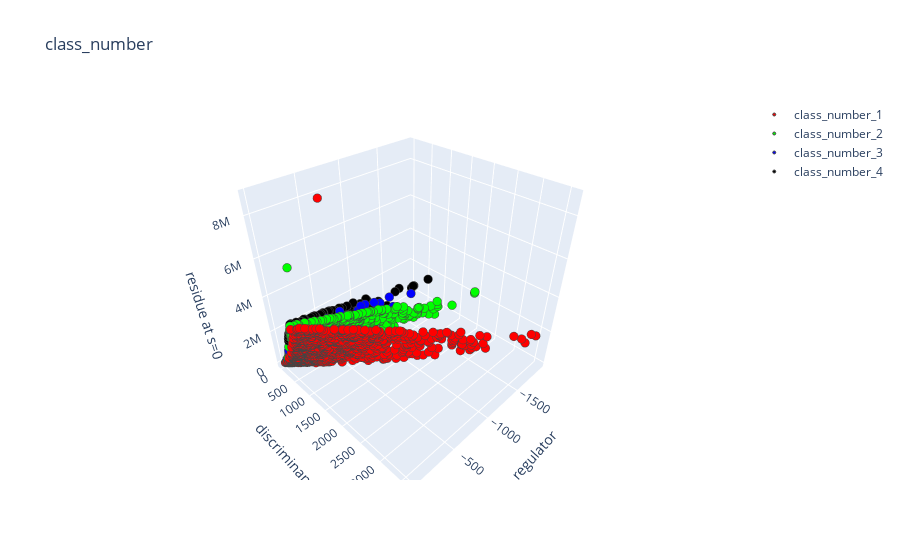

The code cell stored with this chart in its notebook:
### Markdown cell above
## Visualization

### Code cell
df_plot = df_all.sample(4000)

dr1 = go.Scatter3d(
    x=df_plot[df_plot['class_number'] == NEW_CLASS_NAME_ONE]['res_s=0'],
    y=df_plot[df_plot['class_number'] == NEW_CLASS_NAME_ONE]['regulator'],
    z=df_plot[df_plot['class_number'] == NEW_CLASS_NAME_ONE]['discriminant'],
    mode='markers',
    marker = dict(size=3,
                  color='rgb(255,0,0)',
                  line=dict(width=1)),
    name ='class_number_1'
)
dr2 = go.Scatter3d(
    x=df_plot[df_plot['class_number'] == NEW_CLASS_NAME_TWO]['res_s=0'],
    y=df_plot[df_plot['class_number'] == NEW_CLASS_NAME_TWO]['regulator'],
    z=df_plot[df_plot['class_number'] == NEW_CLASS_NAME_TWO]['discriminant'],
    mode='markers',
    marker = dict(size=3,
                  color='rgb(0,255,0)',
                  line=dict(width=1)),
    name ='class_number_2'
)
dr3 = go.Scatter3d(
    x=df_plot[df_plot['class_number'] == NEW_CLASS_NAME_THREE]['res_s=0'],
    y=df_plot[df_plot['class_number'] == NEW_CLASS_NAME_THREE]['regulator'],
    z=df_plot[df_plot['class_number'] == NEW_CLASS_NAME_THREE]['discriminant'],
    mode='markers',
    marker = dict(size=3,
                  color='rgb(0,0,255)',
                  line=dict(width=1)),
    name ='class_number_3'
)
dr4 = go.Scatter3d(
    x=df_plot[df_plot['class_number'] == NEW_CLASS_NAME_FOUR]['res_s=0'],
    y=df_plot[df_plot['class_number'] == NEW_CLASS_NAME_FOUR]['regulator'],
    z=df_plot[df_plot['class_number'] == NEW_CLASS_NAME_FOUR]['discriminant'],
    mode='markers',
    marker = dict(size=3,
                  color='rgb(0,0,0)',
                  line=dict(width=1)),
    name ='class_number_4'
)
data = [dr1, dr2, dr3, dr4]
layout = go.Layout(
    title='class_number',
    scene = dict(
        xaxis = dict(title='regulator'),
        yaxis = dict(title='discriminant'),
        zaxis = dict(title='residue at s=0'),)
)
fig = go.Figure(data=data, layout=layout)
py.iplot(fig, filename='class_number')
fig.write_html("C:/Temp/class_number.html")

### Figure 1 — Plotly figure (JSON) as saved in the notebook; plotly's stock layout.template omitted (floating-point values rounded to 4 significant figures; data arrays with more than 128 entries replaced by an {"elided": "..."} marker saying what was removed)
{"data": [{"marker": {"color": "rgb(255,0,0)", "line": {"width": 1}, "size": 3}, "mode": "markers", "name": "class_number_1", "type": "scatter3d", "x": {"elided": "1035 float values"}, "y": {"elided": "1035 float values"}, "z": {"elided": "1035 int values"}}, {"marker": {"color": "rgb(0,255,0)", "line": {"width": 1}, "size": 3}, "mode": "markers", "name": "class_number_2", "type": "scatter3d", "x": {"elided": "1065 float values"}, "y": {"elided": "1065 float values"}, "z": {"elided": "1065 int values"}}, {"marker": {"color": "rgb(0,0,255)", "line": {"width": 1}, "size": 3}, "mode": "markers", "name": "class_number_3", "type": "scatter3d", "x": {"elided": "142 float values"}, "y": {"elided": "142 float values"}, "z": {"elided": "142 int values"}}, {"marker": {"color": "rgb(0,0,0)", "line": {"width": 1}, "size": 3}, "mode": "markers", "name": "class_number_4", "type": "scatter3d", "x": {"elided": "715 float values"}, "y": {"elided": "715 float values"}, "z": {"elided": "715 int values"}}], "layout": {"scene": {"xaxis": {"title": {"text": "regulator"}}, "yaxis": {"title": {"text": "discriminant"}}, "zaxis": {"title": {"text": "residue at s=0"}}}, "title": {"text": "class_number"}}}
